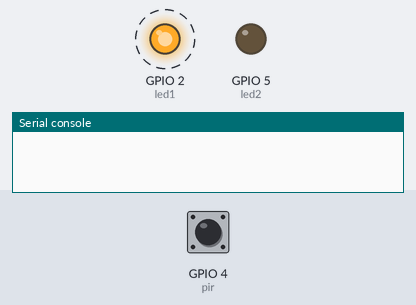
The program below on a simulated ESP32 board running MicroPython. Parts: output pins drawn as LEDs (lit = HIGH), the last lines printed to the serial console. Dashed ring = blinking. Inputs (shaded band) come from the test bench; at power-on: GPIO 4 (pir) HIGH. The clock reads 2024-03-15 10:24:30 at power-on unless the program sets it.

Above: at 0.87 s.
1.3 s: GPIO 4 (pir) pulsed LOW 2 times (0.12 s each, 0.3 s apart)
At 1.87 s:
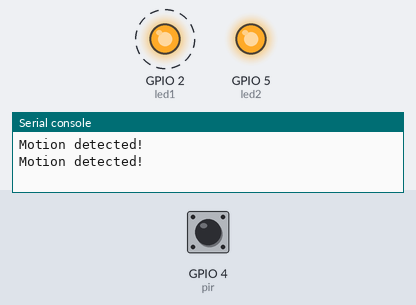
Timing chart, 0 to 10.3 s (numbered marks = the images above; inputs shaded):
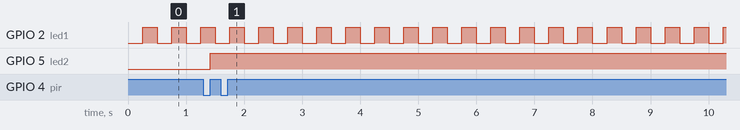

Measured:
- after the input at 1.3 s, GPIO 5 (led2): LOW → HIGH after 0.12 s
- by itself, GPIO 2 (led1): alternates HIGH for 0.25 s and LOW for 0.25 s

The program:

timer2.py
```python
from machine import Pin, Timer
from time import time

start_timer = False
motion = False
last_motion_time = 0
delay_interval = 10

def handle_interrupt(pin):
  global motion, last_motion_time, start_timer
  motion = True
  start_timer = True
  last_motion_time = time()

led1 = Pin(2, Pin.OUT)
led2 = Pin(5, Pin.OUT)
pir = Pin(4, Pin.IN, pull=Pin.PULL_UP)

pir.irq(trigger=Pin.IRQ_RISING, handler=handle_interrupt)

def timer_interrupt(t):
    led1.value(not led1.value())

timer = Timer(-1)
timer.init(period=250, mode=Timer.PERIODIC,
           callback=timer_interrupt)   #initializing the timer

while True:
  #revisa si se dececta movimiento y si el timer esta activado
  if motion and start_timer:
    print('Motion detected!')
    led2.value(1)
    start_timer = False
  ##revisa si se han pasado mas de 20 segundo desde que el movimiento fue detectado
  elif motion and (time() - last_motion_time)>delay_interval:
    print('Motion stopped!')
    led2.value(0)
    motion = False
```
